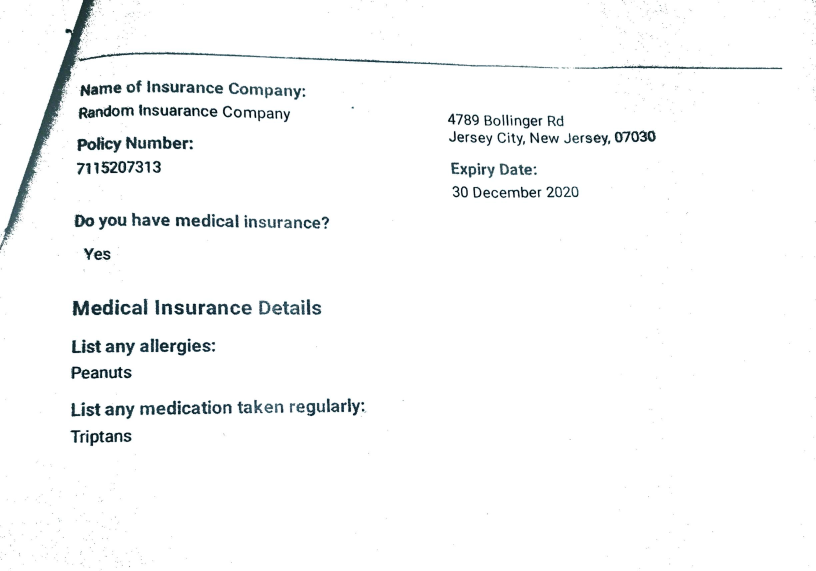
#> input picture backend/uploads/debug/original_1.png, 2448 x 1711 px (shown at 1/3 size)
$ python -i utils.py   (imports and definitions only)
#> lines starting #> are read from the running program, lines starting #| are printed output that depends on the picture; after the words box and inside, x2 and y2 are one past the last pixel; in counts of white or black regions, pixels touching at a corner belong together
#> further down, picture is the input picture: shape (1711, 2448, 3); mean B, G, R 249, 248.7, 247.9
import numpy as np
import cv2

def preprocess_image(img):
    """
    Enhanced image preprocessing for Tesseract 5.5.0
    This function applies several image processing techniques to improve OCR accuracy
    """
    # Convert to grayscale if needed
    if len(img.shape) == 3:
        gray = cv2.cvtColor(np.array(img), cv2.COLOR_BGR2GRAY)
    else:
        gray = img

    # Resize the image (larger images generally give better OCR results)
    resized = cv2.resize(gray, None, fx=1.5, fy=1.5, interpolation=cv2.INTER_LINEAR)
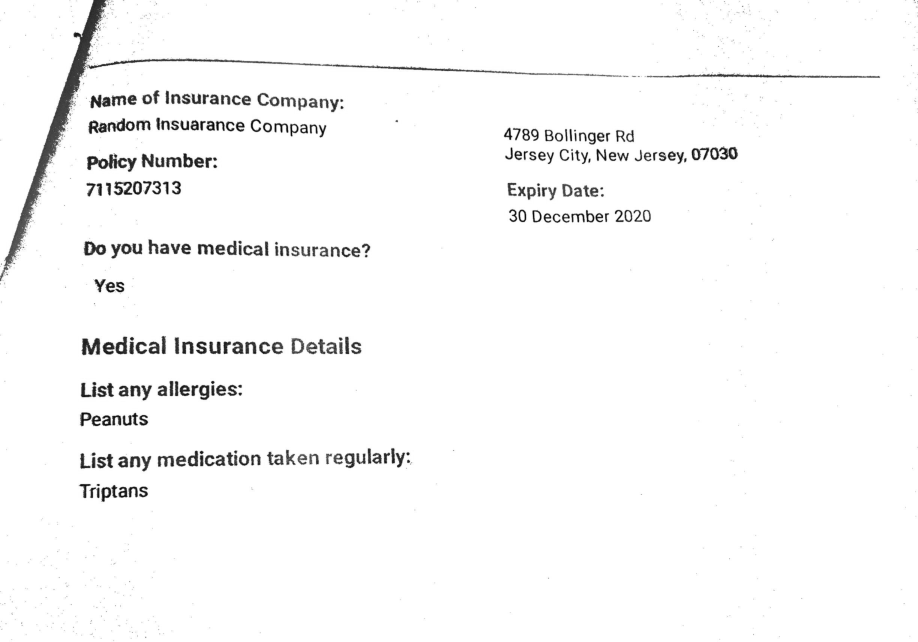
#> resized: shape (2566, 3672) (shown at 1/4 size); min 0, max 255, mean 248.5

    # Apply bilateral filter to remove noise while preserving edges
    denoised = cv2.bilateralFilter(resized, 9, 75, 75)

    # Apply adaptive thresholding to handle different lighting conditions
    processed_image = cv2.adaptiveThreshold(
        denoised,
        255,
        cv2.ADAPTIVE_THRESH_GAUSSIAN_C,
        cv2.THRESH_BINARY,
        65,  # block size (optimized for medical documents)
        13   # constant (optimized for medical documents)
    )
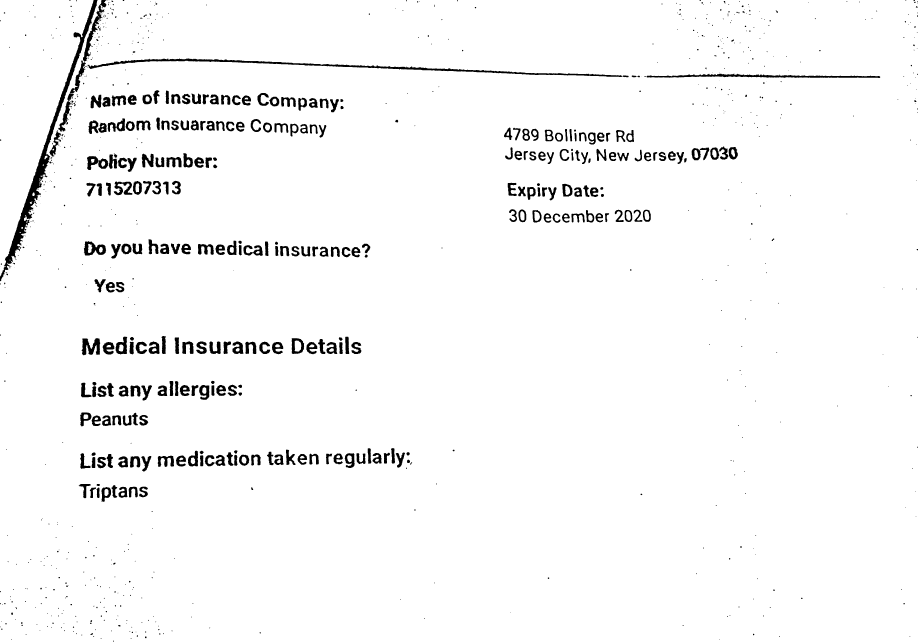
#> processed_image: shape (2566, 3672) (shown at 1/4 size); 97% white; 986 black regions (566 under 20 px), largest, box (x1, y1, x2, y2) and area: (0, 0, 390, 1125) 26203, (350, 233, 2489, 308) 16420, (2586, 295, 3521, 312) 7128

    # Apply morphological operations to remove small noise
    kernel = np.ones((1, 1), np.uint8)
    processed_image = cv2.morphologyEx(processed_image, cv2.MORPH_CLOSE, kernel)

    return processed_image

def enhance_image_for_display(img):
    """
    Enhance image for display purposes (not for OCR)
    """
    # Convert to grayscale if needed
    if len(img.shape) == 3:
        gray = cv2.cvtColor(np.array(img), cv2.COLOR_BGR2GRAY)
    else:
        gray = img

    # Apply CLAHE (Contrast Limited Adaptive Histogram Equalization)
    clahe = cv2.createCLAHE(clipLimit=2.0, tileGridSize=(8, 8))
    enhanced = clahe.apply(gray)

    return enhanced

>>> import cv2
>>> picture = cv2.imread('../uploads/debug/original_1.png')
>>> result = preprocess_image(picture)
